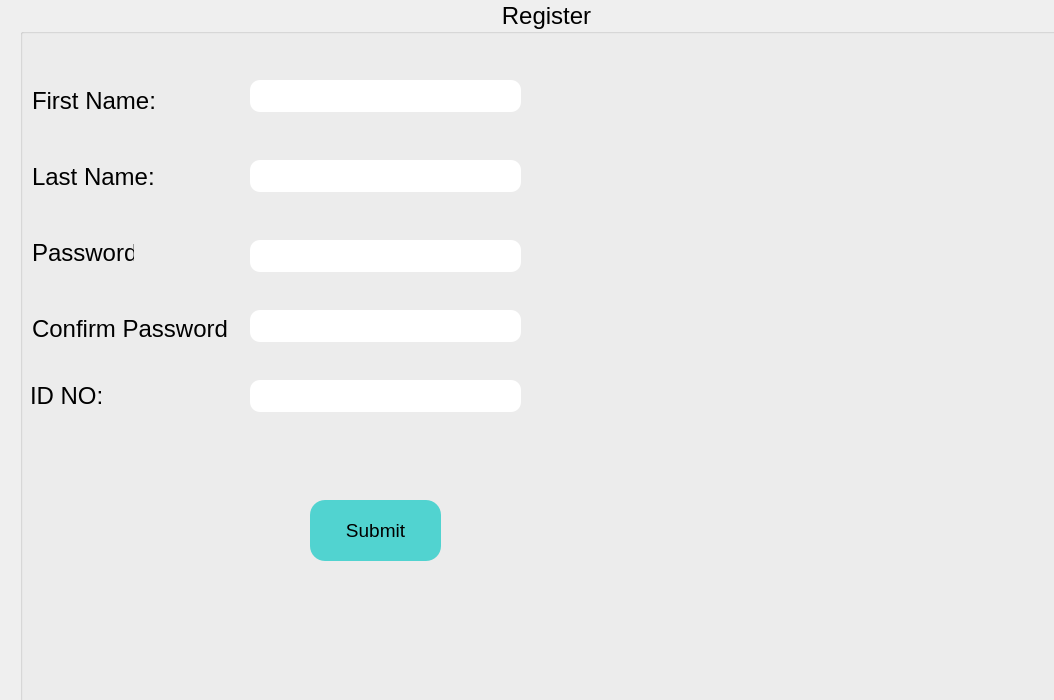
<?xml version="1.0" encoding="UTF-8"?>
<ui version="4.0">
 <class>Signupvaccine</class>
 <widget class="QDialog" name="Signupvaccine">
  <property name="geometry">
   <rect>
    <x>0</x>
    <y>0</y>
    <width>1054</width>
    <height>700</height>
   </rect>
  </property>
  <property name="windowTitle">
   <string>Dialog</string>
  </property>
  <property name="styleSheet">
   <string notr="true"/>
  </property>
  <widget class="QGroupBox" name="groupBox">
   <property name="geometry">
    <rect>
     <x>20</x>
     <y>0</y>
     <width>1054</width>
     <height>811</height>
    </rect>
   </property>
   <property name="font">
    <font>
     <pointsize>18</pointsize>
    </font>
   </property>
   <property name="styleSheet">
    <string notr="true">background-image: url(:/resources/img/doctor.png);</string>
   </property>
   <property name="title">
    <string>Register</string>
   </property>
   <property name="alignment">
    <set>Qt::AlignCenter</set>
   </property>
   <widget class="QPushButton" name="pushButton_signupv">
    <property name="geometry">
     <rect>
      <x>290</x>
      <y>500</y>
      <width>131</width>
      <height>61</height>
     </rect>
    </property>
    <property name="sizePolicy">
     <sizepolicy hsizetype="Expanding" vsizetype="Fixed">
      <horstretch>0</horstretch>
      <verstretch>0</verstretch>
     </sizepolicy>
    </property>
    <property name="font">
     <font>
      <pointsize>14</pointsize>
      <italic>false</italic>
      <bold>false</bold>
     </font>
    </property>
    <property name="cursor">
     <cursorShape>PointingHandCursor</cursorShape>
    </property>
    <property name="styleSheet">
     <string notr="true">background-color: rgb(81, 211, 208);
font: 14pt &quot;Arial Rounded MT Bold&quot;;
border-radius:15px;</string>
    </property>
    <property name="text">
     <string>Submit</string>
    </property>
   </widget>
   <widget class="QLineEdit" name="lineEdit_8">
    <property name="geometry">
     <rect>
      <x>230</x>
      <y>80</y>
      <width>271</width>
      <height>32</height>
     </rect>
    </property>
    <property name="styleSheet">
     <string notr="true">border-radius:10px;
background-color: rgb(255, 255, 255);</string>
    </property>
    <property name="text">
     <string/>
    </property>
   </widget>
   <widget class="QLabel" name="label_8">
    <property name="geometry">
     <rect>
      <x>12</x>
      <y>85</y>
      <width>127</width>
      <height>32</height>
     </rect>
    </property>
    <property name="text">
     <string>First Name: </string>
    </property>
   </widget>
   <widget class="QLineEdit" name="lineEdit_2">
    <property name="geometry">
     <rect>
      <x>230</x>
      <y>160</y>
      <width>271</width>
      <height>32</height>
     </rect>
    </property>
    <property name="styleSheet">
     <string notr="true">border-radius:10px;
background-color: rgb(255, 255, 255);</string>
    </property>
   </widget>
   <widget class="QLabel" name="label_2">
    <property name="geometry">
     <rect>
      <x>12</x>
      <y>161</y>
      <width>124</width>
      <height>32</height>
     </rect>
    </property>
    <property name="text">
     <string>Last Name: </string>
    </property>
   </widget>
   <widget class="QLabel" name="label_13">
    <property name="geometry">
     <rect>
      <x>12</x>
      <y>237</y>
      <width>102</width>
      <height>32</height>
     </rect>
    </property>
    <property name="text">
     <string>Password:</string>
    </property>
   </widget>
   <widget class="QLineEdit" name="lineEdit_11">
    <property name="geometry">
     <rect>
      <x>230</x>
      <y>240</y>
      <width>271</width>
      <height>32</height>
     </rect>
    </property>
    <property name="styleSheet">
     <string notr="true">border-radius:10px;
background-color: rgb(255, 255, 255);</string>
    </property>
   </widget>
   <widget class="QLineEdit" name="lineEdit_6">
    <property name="geometry">
     <rect>
      <x>230</x>
      <y>310</y>
      <width>271</width>
      <height>32</height>
     </rect>
    </property>
    <property name="styleSheet">
     <string notr="true">border-radius:10px;
background-color: rgb(255, 255, 255);</string>
    </property>
   </widget>
   <widget class="QLabel" name="label_9">
    <property name="geometry">
     <rect>
      <x>12</x>
      <y>313</y>
      <width>195</width>
      <height>32</height>
     </rect>
    </property>
    <property name="text">
     <string>Confirm Password:</string>
    </property>
   </widget>
   <widget class="QLineEdit" name="lineEdit_13">
    <property name="geometry">
     <rect>
      <x>230</x>
      <y>380</y>
      <width>271</width>
      <height>32</height>
     </rect>
    </property>
    <property name="styleSheet">
     <string notr="true">border-radius:10px;
background-color: rgb(255, 255, 255);</string>
    </property>
   </widget>
   <widget class="QLabel" name="label_15">
    <property name="geometry">
     <rect>
      <x>10</x>
      <y>380</y>
      <width>71</width>
      <height>32</height>
     </rect>
    </property>
    <property name="text">
     <string>ID NO:</string>
    </property>
   </widget>
  </widget>
 </widget>
 <resources/>
 <connections/>
</ui>
